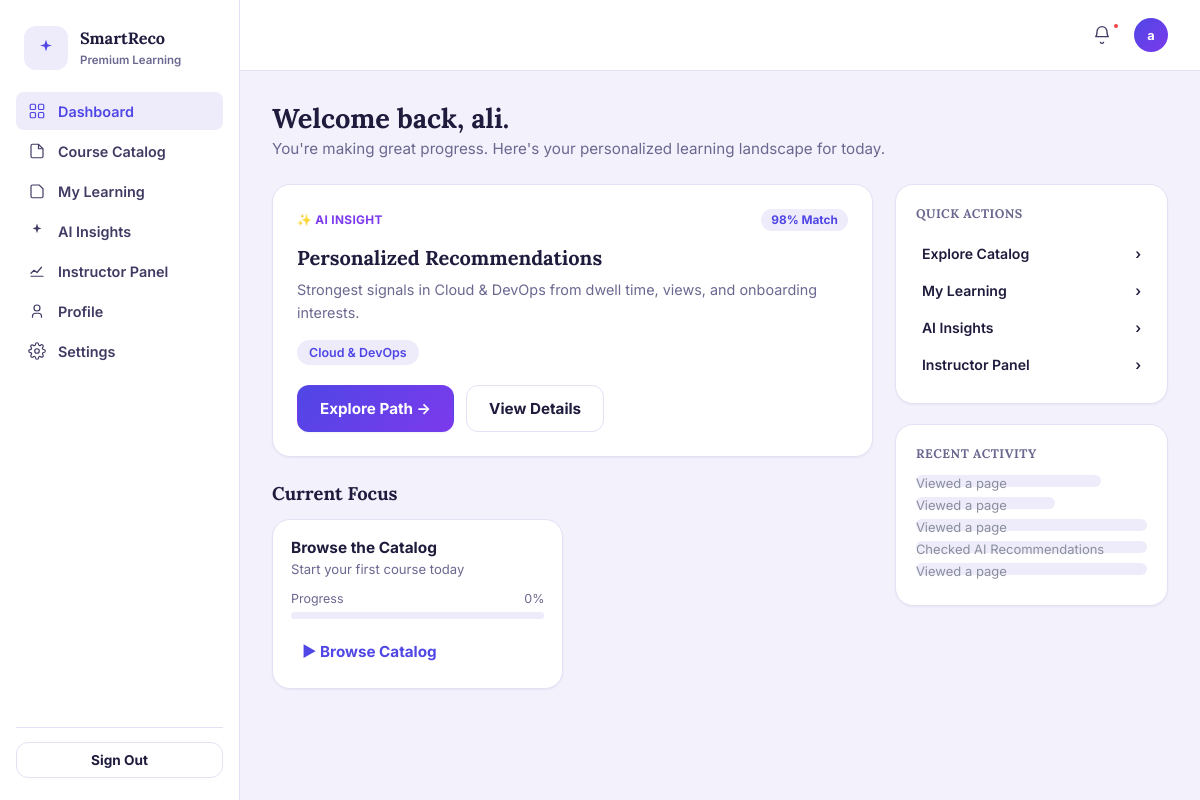
/dashboard (signed in), run on an earlier commit of the app's database.
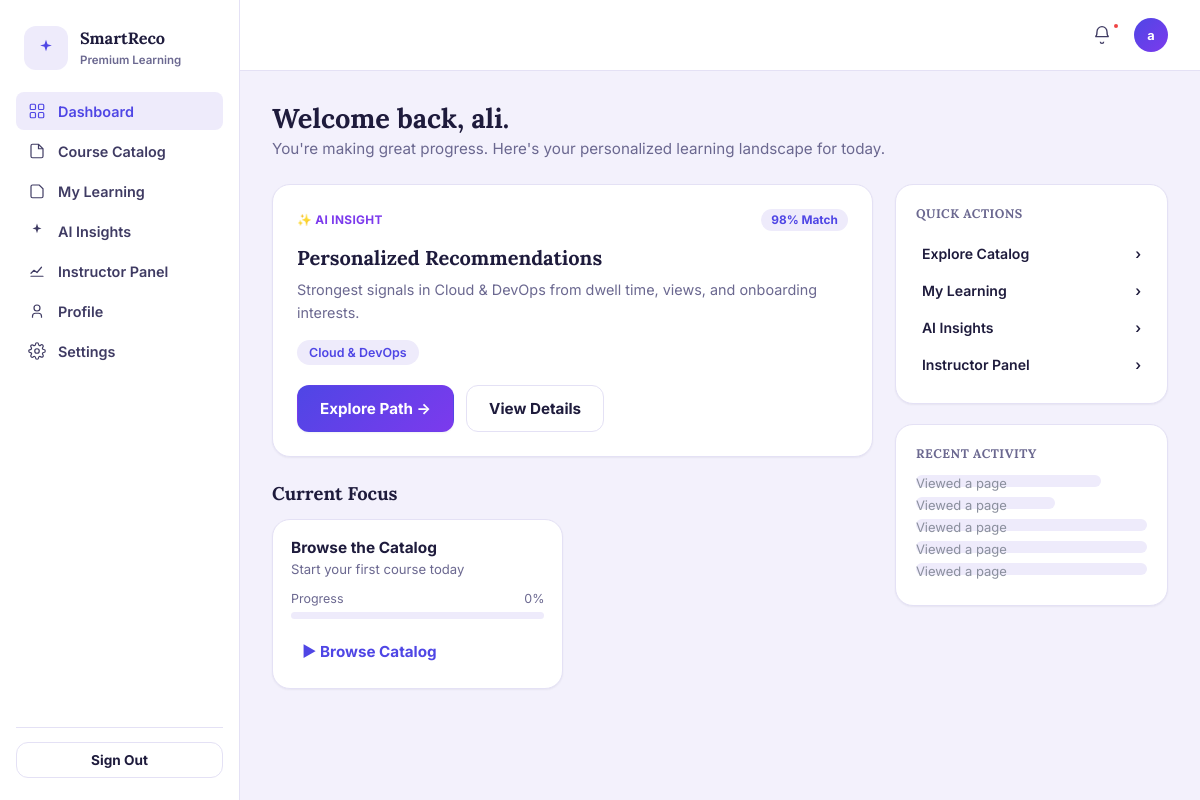
And on a later commit of the database.
### database/models.py (models this page shows, shortened)
class User(Base):
    __tablename__ = "users"
    id = Column(Integer, primary_key=True, index=True)
    name = Column(String, nullable=True)
    email = Column(String, unique=True, index=True, nullable=False)
    password_hash = Column(String, nullable=False)
    role = Column(String, default="user", nullable=False)  # Backward compatibility: "user" | "admin"
    active_mode = Column(String, default="student", nullable=False)  # "student" | "instructor"
    interests = Column(String, nullable=True)  # comma-separated e.g. "AI/ML,Backend"
    interests_updated_at = Column(DateTime(timezone=True), nullable=True)
    experience_level = Column(String, nullable=True)  # "Beginner" | "Intermediate" | "Advanced"
    avatar_url = Column(String, nullable=True)
    created_at = Column(DateTime(timezone=True), server_default=func.now())
    updated_at = Column(DateTime(timezone=True), onupdate=func.now())
    profile = relationship("UserProfile", back_populates="user", uselist=False, cascade="all, delete-orphan")
    courses = relationship("Product", back_populates="instructor", foreign_keys="Product.instructor_id")
    enrollments = relationship("Enrollment", back_populates="user", cascade="all, delete-orphan")
    wishlists = relationship("Wishlist", back_populates="user", cascade="all, delete-orphan")
    events = relationship("Event", back_populates="user", cascade="all, delete-orphan")
    recommendations = relationship("Recommendation", back_populates="user", cascade="all, delete-orphan")

class Event(Base):
    __tablename__ = "events"
    __table_args__ = (
        Index("ix_events_user_created", "user_id", "created_at"),
        Index("ix_events_user_eligible_created", "user_id", "agent_eligible", "created_at"),
    )
    id = Column(Integer, primary_key=True, index=True)
    user_id = Column(Integer, ForeignKey("users.id", ondelete="CASCADE"), nullable=False, index=True)
    event_type = Column(String, nullable=False, index=True)  # view | search | click | time_spent | dismiss
    product_id = Column(Integer, ForeignKey("products.id", ondelete="SET NULL"), nullable=True, index=True)
    event_metadata = Column(Text, nullable=True)
    agent_eligible = Column(Boolean, default=True, nullable=False, index=True)
    created_at = Column(DateTime(timezone=True), server_default=func.now(), index=True)
    user = relationship("User", back_populates="events")
    @property
    def course_id(self):
        return self.product_id

### main.py (the view)
@app.get("/dashboard", response_class=HTMLResponse)
def dashboard(request: Request, db: Session = Depends(get_db)):
    user = get_current_user(request, db)
    if not user:
        return RedirectResponse("/login", status_code=302)
    tracking_enabled = is_agent_tracking_enabled(db, user, request)
    enrolled_products = (
        db.query(Product)
        .join(Enrollment, Enrollment.product_id == Product.id)
        .filter(Enrollment.user_id == user.id)
        .order_by(Enrollment.created_at.desc())
        .all()
    )
    recent_activity = get_recent_activity(db, user.id, limit=5)
    return templates.TemplateResponse(
        request,
        "dashboard.html",
        {
            "user": user,
            "active_page": "dashboard",
            "tracking_enabled": tracking_enabled,
            "enrolled_products": enrolled_products,
            "recent_activity": recent_activity,
        },
    )

### templates/dashboard.html (shortened to what this page needs)
{% extends "base.html" %}
{% block content %}
<h1 class="sr-page-title">Welcome back, {{ user.name or user.email.split('@')[0] }}.</h1>
<p class="sr-page-subtitle">You're making great progress. Here's your personalized learning landscape for today.</p>
<div class="sr-dash-grid">
  <div>
    <div class="sr-card sr-insight-card" id="recCard">
      <div class="sr-insight-head">
        <span class="sr-insight-tag">✨ AI INSIGHT</span>
        <span class="sr-match-badge" id="recMatchBadge">— Match</span>
      </div>
      <h2 class="sr-insight-title" id="recTitle">Personalized Recommendations</h2>
      <p class="sr-insight-text" id="recNarrative">Loading your personalized learning path...</p>
      <div class="sr-tag-row" id="recTags"></div>
      <div class="sr-insight-actions">
        <a class="sr-btn sr-btn-primary" id="recStartBtn" href="/catalog" data-sr-track-click data-source="recommendation">Explore Path →</a>
        <a class="sr-btn sr-btn-secondary" href="/ai-insights">View Details</a>
      </div>
    </div>
    <h2 class="sr-section-title">Current Focus</h2>
    <div class="sr-focus-grid">
      {% if enrolled_products %}
        {% for prod in enrolled_products[:2] %}
        <div class="sr-card sr-focus-card">
          <div class="sr-focus-card-head">
            <span class="sr-focus-title">{{ prod.title }}</span>
          </div>
          <p class="sr-focus-module">{{ prod.category }} · {{ prod.level or 'All Levels' }}</p>
          <div class="sr-progress-mini-label"><span>Progress</span><span>{{ loop.index * 35 }}%</span></div>
          <div class="sr-progress-mini-track"><div class="sr-progress-mini-fill" style="width:{{ loop.index * 35 }}%"></div></div>
          <a class="sr-btn sr-btn-ghost" href="/course-details?id={{ prod.id }}" data-sr-track-click data-product-id="{{ prod.id }}" data-source="dashboard_focus">▶ Resume Learning</a>
        </div>
        {% endfor %}
      {% else %}
        <div class="sr-card sr-focus-card">
          <div class="sr-focus-card-head">
            <span class="sr-focus-title">Browse the Catalog</span>
          </div>
          <p class="sr-focus-module">Start your first course today</p>
          <div class="sr-progress-mini-label"><span>Progress</span><span>0%</span></div>
          <div class="sr-progress-mini-track"><div class="sr-progress-mini-fill" style="width:0%"></div></div>
          <a class="sr-btn sr-btn-ghost" href="/catalog">▶ Browse Catalog</a>
        </div>
      {% endif %}
    </div>
  </div>
  <div>
    <div class="sr-card sr-side-card">
      <h3>Quick Actions</h3>
      <a class="sr-quick-action" href="/catalog">Explore Catalog <span>›</span></a>
      <a class="sr-quick-action" href="/my-learning">My Learning <span>›</span></a>
      <a class="sr-quick-action" href="/ai-insights">AI Insights <span>›</span></a>
      {% set curr_mode = user.active_mode if user and user.active_mode else (request.session.get('active_mode', 'student') if request else 'student') %}
      {% if curr_mode == 'instructor' or (user and user.role == 'admin') %}
      <a class="sr-quick-action" href="/admin">Instructor Panel <span>›</span></a>
      {% else %}
      <button onclick="switchUserMode('instructor')" class="sr-quick-action" style="background:none; border:none; text-align:left; cursor:pointer; width:100%;">Become an Instructor <span>›</span></button>
      {% endif %}
    </div>
    <div class="sr-card sr-side-card">
      <h3>Recent Activity</h3>
      {% if recent_activity %}
        {% for act in recent_activity %}
        <div class="sr-activity-row" style="color:#8a8f9d; font-size:13px;">{{ act.label }}</div>
        {% endfor %}
      {% else %}
        <div class="sr-activity-row" style="color:#8a8f9d; font-size:13px;">No activity yet — browse the catalog to get started.</div>
      {% endif %}
    </div>
  </div>
</div>
{% endblock %}

### templates/base.html (shortened to what this page needs)
<!DOCTYPE html>
<html lang="en">
<head>
<link rel="stylesheet" href="/static/styles.css">
</head>
<body>
<div class="sr-app">
  {% if user %}
  <aside class="sr-sidebar">
    <div class="sr-sidebar-brand">
      <div class="sr-brand-mark">
        <svg width="20" height="20" viewBox="0 0 24 24" fill="none"><path d="M12 2l1.8 5.6L19 9l-5.2 1.4L12 16l-1.8-5.6L5 9l5.2-1.4L12 2z" fill="currentColor"/></svg>
      </div>
      <div class="sr-sidebar-brand-text">
        <b>SmartReco</b>
        <span>Premium Learning</span>
      </div>
    </div>
    <nav class="sr-nav">
      <a class="sr-nav-item {% if active_page == 'dashboard' %}is-active{% endif %}" href="/dashboard">
        Dashboard
      </a>
      <a class="sr-nav-item {% if active_page == 'catalog' %}is-active{% endif %}" href="/catalog">
        <svg width="18" height="18" viewBox="0 0 24 24" fill="none"><path d="M4 5a2 2 0 012-2h8l6 6v10a2 2 0 01-2 2H6a2 2 0 01-2-2V5z" stroke="currentColor" stroke-width="1.6"/><path d="M14 3v6h6" stroke="currentColor" stroke-width="1.6"/></svg>
        Course Catalog
      </a>
      <a class="sr-nav-item {% if active_page == 'my_learning' %}is-active{% endif %}" href="/my-learning">
        <svg width="18" height="18" viewBox="0 0 24 24" fill="none"><path d="M4 19V6a2 2 0 012-2h9l5 5v10a2 2 0 01-2 2H6a2 2 0 01-2-2z" stroke="currentColor" stroke-width="1.6"/></svg>
        My Learning
      </a>
      <a class="sr-nav-item {% if active_page == 'ai_insights' %}is-active{% endif %}" href="/ai-insights">
        <svg width="18" height="18" viewBox="0 0 24 24" fill="none"><path d="M12 2l1.6 4.9L18 8.5l-4.4 1.6L12 15l-1.6-4.9L6 8.5l4.4-1.6L12 2z" fill="currentColor"/></svg>
        AI Insights
      </a>
      {% set curr_mode = user.active_mode if user and user.active_mode else (request.session.get('active_mode', 'student') if request else 'student') %}
      {% if curr_mode == 'instructor' or (user and user.role == 'admin') %}
      <a class="sr-nav-item {% if active_page == 'admin' %}is-active{% endif %}" href="/admin">
        <svg width="18" height="18" viewBox="0 0 24 24" fill="none"><path d="M4 19h16M4 15l4-4 4 3 6-7" stroke="currentColor" stroke-width="1.6" stroke-linecap="round" stroke-linejoin="round"/></svg>
        Instructor Panel
      </a>
      {% endif %}
      <a class="sr-nav-item {% if active_page == 'profile' %}is-active{% endif %}" href="/profile">
        <svg width="18" height="18" viewBox="0 0 24 24" fill="none"><circle cx="12" cy="8" r="4" stroke="currentColor" stroke-width="1.6"/><path d="M6 21v-2a4 4 0 014-4h4a4 4 0 014 4v2" stroke="currentColor" stroke-width="1.6"/></svg>
        Profile
      </a>
      <a class="sr-nav-item {% if active_page == 'settings' %}is-active{% endif %}" href="/settings">
        Settings
      </a>
    </nav>
    <div class="sr-sidebar-foot">
      <form action="/logout" method="POST">
        <button type="submit" class="sr-btn sr-btn-secondary sr-btn-block sr-btn-sm">Sign Out</button>
      </form>
    </div>
  </aside>
  <div>
    <header class="sr-topbar">
      <div class="sr-topbar-actions">
        <button class="sr-icon-btn" aria-label="Notifications"><span class="dot"></span>
          <svg width="20" height="20" viewBox="0 0 24 24" fill="none"><path d="M6 8a6 6 0 0112 0c0 5 2 6 2 6H4s2-1 2-6z" stroke="currentColor" stroke-width="1.6"/><path d="M10 20a2 2 0 004 0" stroke="currentColor" stroke-width="1.6"/></svg>
        </button>
        <div class="user-menu" style="position:relative;">
          <div class="sr-avatar" style="cursor:pointer;" onclick="toggleDropdown(event)">{{ user.name[0] if user and user.name else (user.email[0]|upper if user and user.email else 'U') }}</div>
        </div>
      </div>
    </header>
    <main class="sr-main">
      {% block content %}{% endblock %}
    </main>
  </div>
  {% else %}
    {% block unauth_content %}{% endblock %}
  {% endif %}
</div>
</body>
</html>

What changed in the data, as far as the page shows it:
no longer on this page (row unchanged): Event: label "Checked AI Recommendations"
added Event: label "Viewed a page"
